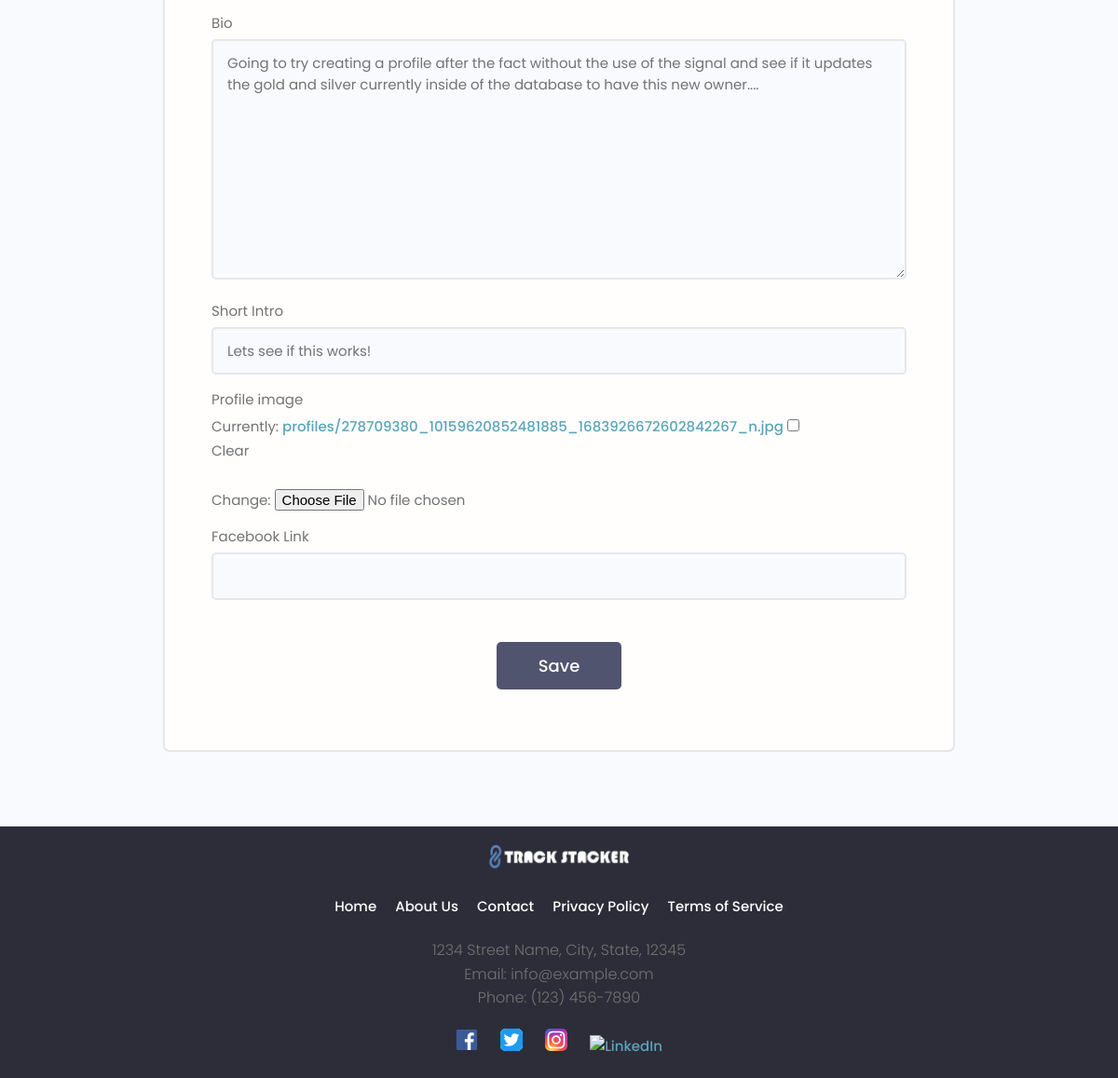
Before: /users/edit-account/ (signed in, lower part) with the older database file.
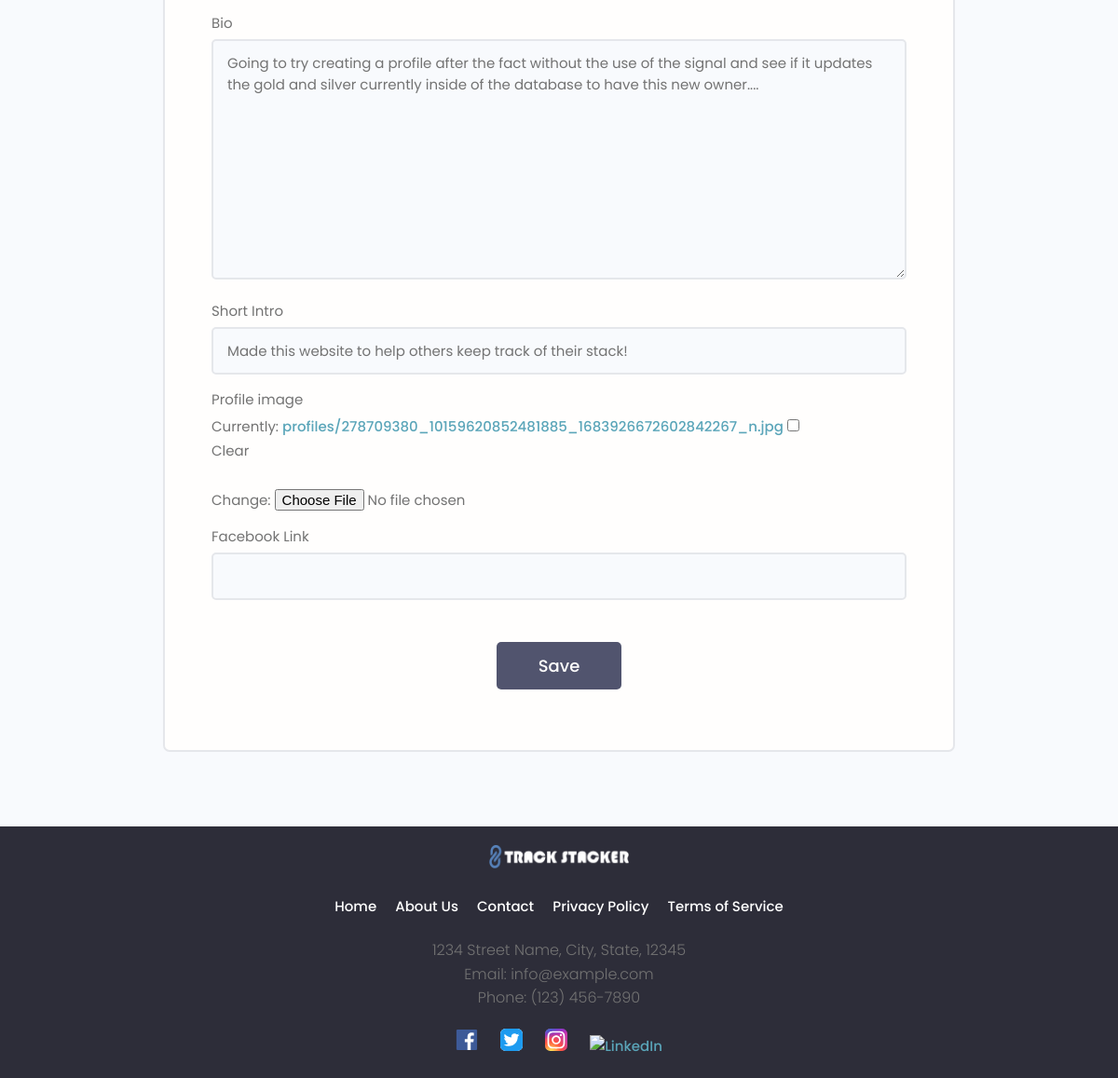
After: the same page with the newer database file.
### users/models.py (models this page shows)
class Profile(models.Model):
    user = models.OneToOneField(User, on_delete=models.CASCADE, null=True, blank=True)
    name = models.CharField(max_length=200, blank=True, null=True)
    email =models.EmailField(max_length=500, blank=True, null=True)
    username = models.CharField(max_length=200, blank=True, null=True)
    short_intro = models.CharField(max_length=500, blank=True, null=True)
    bio = models.TextField(blank=True, null=True)
    profile_image = models.ImageField(null=True, blank=True, upload_to='profiles/',
                                        default='profiles/user-default.png')
    social_facebook = models.CharField(max_length=200, blank=True, null=True)
    created = models.DateTimeField(auto_now_add=True)
    id = models.UUIDField(default=uuid.uuid4, unique=True, primary_key=True,
                            editable=False)
    def __str__(self):
        return str(self.user.username)

### users/views.py (the view)
# urls.py: path('edit-account/', views.editAccount, name="edit-account"),
@login_required(login_url='login-user')
def editAccount(request):
    profile = request.user.profile
    print("Profile retrieved:", profile)
    form = CustomProfileForm(instance = profile)
    print("Form data:", form)
    if request.method == 'POST':
        form = CustomProfileForm(request.POST, request.FILES, instance=profile)
        if form.is_valid():
            form.save()
            return redirect('homepage')
    context = {'form': form, 'profile': profile}
    return render (request, 'users/profile_form.html', context)

### users/forms.py
class CustomProfileForm(ModelForm):
    class Meta:
        model = Profile
        fields = ['name', 'email', 'username', 'bio', 'short_intro',
        'profile_image', 'social_facebook']
        labels = {'name': 'Name', 'email': 'Email', 'username': 'Username',
                'bio': 'Bio', 'short_intro': 'Short Intro',
                'social_facebook': 'Facebook Link'}
    def __init__(self,*args, **kwargs):
        super(CustomProfileForm, self).__init__(*args, **kwargs)
        for name, field in self.fields.items():
            field.widget.attrs.update({'class': 'input'})

### users/templates/users/profile_form.html (shortened to what this page needs)
{% extends 'main.html' %}
{% block content %}
<body>
    <main class="formPage my-xl">
        <div class="content-box">
            <div class="formWrapper">
                <br>
                <form method="POST" enctype="multipart/form-data" action ="{% url 'edit-account' %}">
                    {% for field in form %}
                    <div class="form__field">
                        <label for="formInput#text">{{field.label}} </label>
                        {{field}}
                    </div>
                    {% endfor %}
                    <div id="profile__forminput">
                        <input class="btn btn--sub btn--lg  my-md" type="submit" value="Save" />
                    </div>
                </form>
            </div>
        </div>
    </main>
</body>
{% endblock %}

Changed rows visible on the page:
changed Profile: short_intro "Lets see if this works!" → "Made this website to help others keep track of their stack!"
